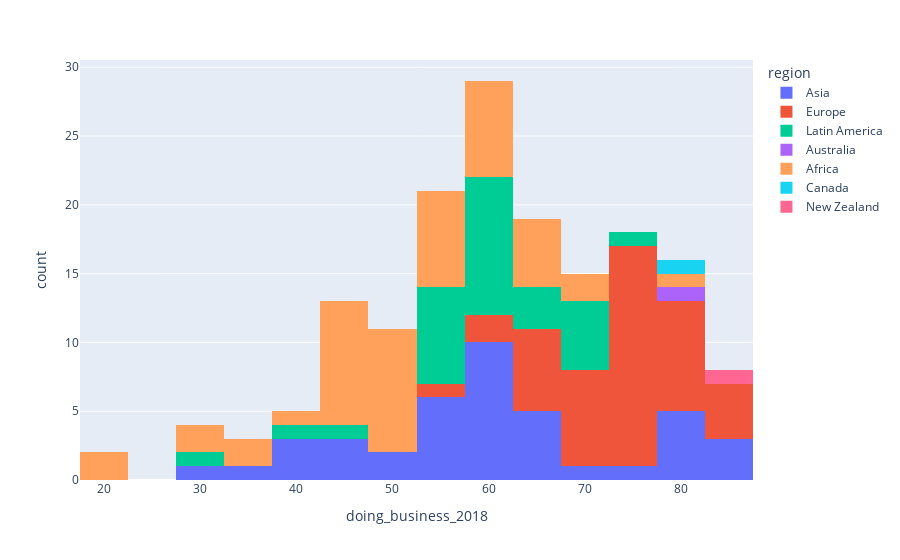

The code cell stored with this chart in its notebook:
### Code cell
df = capital_city_2018
fig = px.histogram(df, x = "doing_business_2018", color = "region")
fig.show()

### Figure 1 — Plotly figure (JSON) as saved in the notebook; plotly's stock layout.template omitted (floating-point values rounded to 4 significant figures)
{"data": [{"alignmentgroup": "True", "bingroup": "x", "hovertemplate": "region=Asia<br>doing_business_2018=%{x}<br>count=%{y}<extra></extra>", "legendgroup": "Asia", "marker": {"color": "#636efa"}, "name": "Asia", "offsetgroup": "Asia", "orientation": "v", "showlegend": true, "type": "histogram", "x": [37.1, 41.6, 65.8, 53.4, 65.2, 85, 60.9, 66.9, 44.6, 74.3, 78, 59.9, 46.2, null, 84, 61.8, 50, 54.4, 78.8, 53.2, 48.1, 67.4, 43, null, 60, 68.6, 53, 53.7, 59.4, 59.3, 62.1, 85.6, 54.9, 60, 41.4, 78.5, 38, 61.6, null, 79.3, 60.9, 67, 31.3, 80.7], "xaxis": "x", "yaxis": "y"}, {"alignmentgroup": "True", "bingroup": "x", "hovertemplate": "region=Europe <br>doing_business_2018=%{x}<br>count=%{y}<extra></extra>", "legendgroup": "Europe ", "marker": {"color": "#EF553B"}, "name": "Europe ", "offsetgroup": "Europe ", "orientation": "v", "showlegend": true, "type": "histogram", "x": [66.8, null, 71.5, 78.7, 66.8, 73.6, 72.2, 65.2, 72.6, 72.3, 84.6, 80, 76, 83, 79.3, null, 67.1, 72.7, 80.1, 73.2, 76.9, 70.5, 62.4, 80.6, 69.6, 65.2, 72.7, null, 73.8, 76.1, 80.3, 82.7, 76.5, 73, 76.5, 61.9, 73.8, 75.2, 76.4, 77.6, 82.2, 76.6, 54.3, 70.9, null, 68.1, 83.2, 66.6, null], "xaxis": "x", "yaxis": "y"}, {"alignmentgroup": "True", "bingroup": "x", "hovertemplate": "region=Latin America<br>doing_business_2018=%{x}<br>count=%{y}<extra></extra>", "legendgroup": "Latin America", "marker": {"color": "#00cc96"}, "name": "Latin America", "offsetgroup": "Latin America", "orientation": "v", "showlegend": true, "type": "histogram", "x": [59.8, 57.3, null, 58.6, 57.7, 55.3, null, 55.6, 72, 69, 69.3, null, 61.7, 59.1, 57.5, 64.7, 53.3, 61.5, 37.7, 55.9, 67.7, 72.5, 54.2, 66.5, 58, 67.8, null, 63.6, null, 57, 47.4, 61.2, 61, 30, null], "xaxis": "x", "yaxis": "y"}, {"alignmentgroup": "True", "bingroup": "x", "hovertemplate": "region=Australia<br>doing_business_2018=%{x}<br>count=%{y}<extra></extra>", "legendgroup": "Australia", "marker": {"color": "#ab63fa"}, "name": "Australia", "offsetgroup": "Australia", "orientation": "v", "showlegend": true, "type": "histogram", "x": [80.8], "xaxis": "x", "yaxis": "y"}, {"alignmentgroup": "True", "bingroup": "x", "hovertemplate": "region=Africa<br>doing_business_2018=%{x}<br>count=%{y}<extra></extra>", "legendgroup": "Africa", "marker": {"color": "#FFA15A"}, "name": "Africa", "offsetgroup": "Africa", "orientation": "v", "showlegend": true, "type": "histogram", "x": [51.6, 65.7, 51.2, 45.9, 54, 45.1, 32.4, 35.5, 46.9, 53, 50.9, 55.8, 40.3, 21.4, 58.6, 44.7, 47.8, 58.4, 42.9, 65.4, 58.6, 43.6, 32.5, 46.4, 59.5, 52.9, 48.4, 78.9, 69.2, 52.8, 61.1, 51.2, 52, 71.1, 44.7, 54, 61.5, 47.1, 20, 65.3, 31.6, 54, 48.8, 65.3, 57.9, 64.2, 48.6, null, null], "xaxis": "x", "yaxis": "y"}, {"alignmentgroup": "True", "bingroup": "x", "hovertemplate": "region=Canada<br>doing_business_2018=%{x}<br>count=%{y}<extra></extra>", "legendgroup": "Canada", "marker": {"color": "#19d3f3"}, "name": "Canada", "offsetgroup": "Canada", "orientation": "v", "showlegend": true, "type": "histogram", "x": [79.3], "xaxis": "x", "yaxis": "y"}, {"alignmentgroup": "True", "bingroup": "x", "hovertemplate": "region=New Zealand<br>doing_business_2018=%{x}<br>count=%{y}<extra></extra>", "legendgroup": "New Zealand", "marker": {"color": "#FF6692"}, "name": "New Zealand", "offsetgroup": "New Zealand", "orientation": "v", "showlegend": true, "type": "histogram", "x": [87], "xaxis": "x", "yaxis": "y"}], "layout": {"autosize": true, "barmode": "relative", "legend": {"title": {"text": "region"}, "tracegroupgap": 0}, "margin": {"t": 60}, "xaxis": {"anchor": "y", "autorange": true, "domain": [0, 1], "range": [17.5, 87.5], "title": {"text": "doing_business_2018"}, "type": "linear"}, "yaxis": {"anchor": "x", "autorange": true, "domain": [0, 1], "range": [0, 30.53], "title": {"text": "count"}}}}
